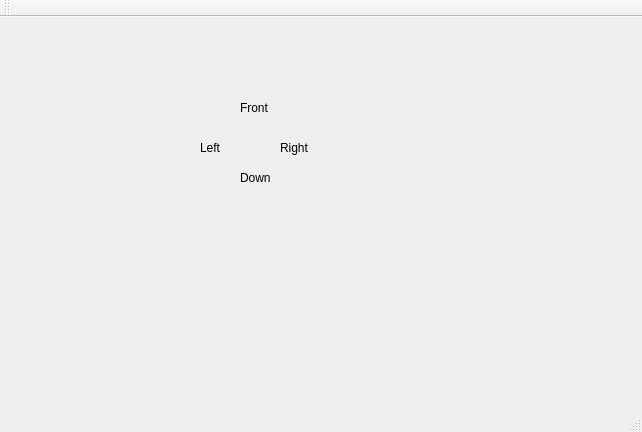
<?xml version="1.0" encoding="UTF-8"?>
<ui version="4.0">
 <class>MainWindow</class>
 <widget class="QMainWindow" name="MainWindow">
  <property name="geometry">
   <rect>
    <x>0</x>
    <y>0</y>
    <width>642</width>
    <height>432</height>
   </rect>
  </property>
  <property name="windowTitle">
   <string>MainWindow</string>
  </property>
  <widget class="QWidget" name="centralWidget">
   <widget class="QLabel" name="FrontLabel">
    <property name="geometry">
     <rect>
      <x>240</x>
      <y>70</y>
      <width>31</width>
      <height>41</height>
     </rect>
    </property>
    <property name="text">
     <string>Front</string>
    </property>
   </widget>
   <widget class="QLabel" name="DownLabel">
    <property name="geometry">
     <rect>
      <x>240</x>
      <y>140</y>
      <width>31</width>
      <height>41</height>
     </rect>
    </property>
    <property name="text">
     <string>Down</string>
    </property>
   </widget>
   <widget class="QLabel" name="rightLabel">
    <property name="geometry">
     <rect>
      <x>280</x>
      <y>110</y>
      <width>31</width>
      <height>41</height>
     </rect>
    </property>
    <property name="text">
     <string>Right</string>
    </property>
   </widget>
   <widget class="QLabel" name="LeftLabel">
    <property name="geometry">
     <rect>
      <x>200</x>
      <y>110</y>
      <width>31</width>
      <height>41</height>
     </rect>
    </property>
    <property name="text">
     <string>Left</string>
    </property>
   </widget>
  </widget>
  <widget class="QMenuBar" name="menuBar">
   <property name="geometry">
    <rect>
     <x>0</x>
     <y>0</y>
     <width>642</width>
     <height>20</height>
    </rect>
   </property>
  </widget>
  <widget class="QToolBar" name="mainToolBar">
   <attribute name="toolBarArea">
    <enum>TopToolBarArea</enum>
   </attribute>
   <attribute name="toolBarBreak">
    <bool>false</bool>
   </attribute>
  </widget>
  <widget class="QStatusBar" name="statusBar"/>
 </widget>
 <layoutdefault spacing="6" margin="11"/>
 <resources/>
 <connections/>
</ui>
